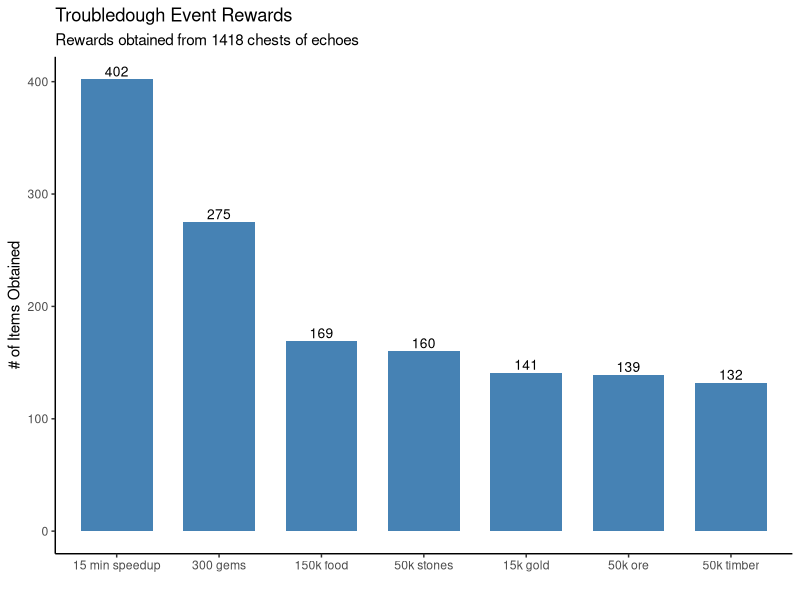

Recreate this plot in R.
## ---- chunk 1
knitr::opts_chunk$set(echo = TRUE)
## ---- chunk 2
library(tidyverse)
library(knitr)
## ---- chunk 3
chest_of_echoes <- tibble(
                          Rewards = c("300 gems", "15 min speedup", "150k food", "50k stones",
                                      "50k timber", "50k ore", "15k gold"),
                          Count = c(275, 402, 169, 160,
                                    132, 139, 141)
)
## ---- chunk 4
chest_of_echoes$Rewards <- factor(chest_of_echoes$Rewards, levels = chest_of_echoes$Rewards[order(-chest_of_echoes$Count)])

g1 <- ggplot(data=chest_of_echoes, aes(x=Rewards, y=Count)) +
        geom_bar(stat="identity", width=0.7, fill="steelblue") +
        geom_text(aes(label=Count), vjust=-0.3, size=3.5) +
        ggtitle("Troubledough Event Rewards", subtitle="Rewards obtained from 1418 chests of echoes") +
        xlab("") + ylab("# of Items Obtained") +
        theme_classic()
g1
## ---- chunk 5
res <- chisq.test(chest_of_echoes$Count, p = rep(1/7, 7))
res
## ---- chunk 6
total_chests <- sum(chest_of_echoes$Count)
chest_of_echoes <- chest_of_echoes %>%
                    mutate(Actual = paste0(round(Count / total_chests * 100, 1), "%")) %>%
                    mutate(Assumed = c("20%", "30%", "10%", "10%", "10%", "10%", "10%"))
kable(chest_of_echoes, align='lccc', caption="Chest of Echoes Drop Rates")
## ---- chunk 7
assumed_drop_rates <- c(0.2, 0.3, 0.1, 0.1, 0.1, 0.1, 0.1)
res <- chisq.test(chest_of_echoes$Count, p = assumed_drop_rates)
res
